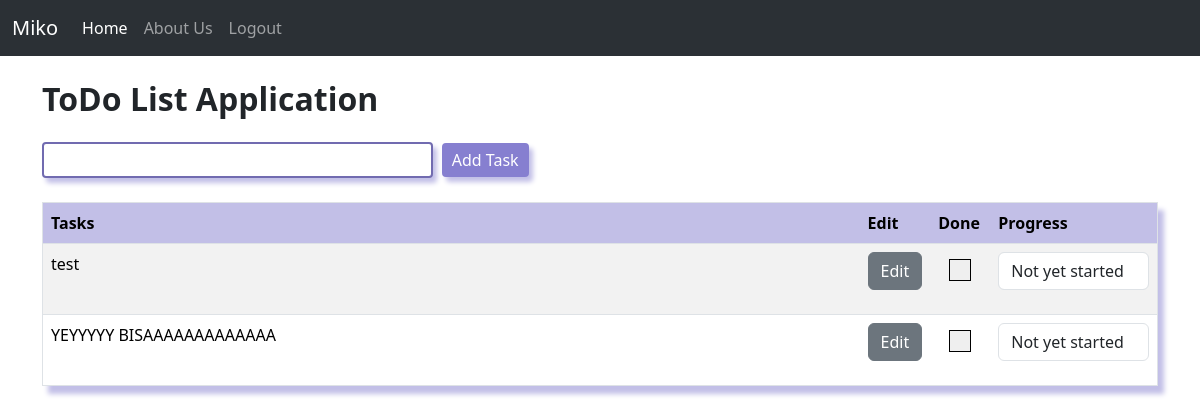
/index.php (signed in), run on the app's committed database.
### tables this page shows
CREATE TABLE `miko` (
  `id_task` int(11) NOT NULL,
  `task` varchar(255) NOT NULL,
  `done` enum('not yet started','in progress','done','') NOT NULL DEFAULT 'not yet started'
);

### index.php (the view, shortened to what this page needs)
<?php
require_once('db.php');
?>
<!DOCTYPE html>
<html lang="en">
<head>
    <link href="https://cdn.jsdelivr.net/npm/bootstrap@5.3.2/dist/css/bootstrap.min.css" rel="stylesheet">
</head>
<body>
    <nav class="navbar bg-dark navbar-expand-lg bg-body-tertiary" data-bs-theme="dark">
        <div class="container-fluid">
            <a class="navbar-brand" href="#">
                <?php echo $_SESSION['username'] ?>
            </a>
            <div class="collapse navbar-collapse" id="navbarNavAltMarkup">
            <div class="navbar-nav">
                <a class="nav-link active" aria-current="page" href="index.php">Home</a>
                <a class="nav-link" href="about.php">About Us</a>
                <a class="nav-link" href="logout.php">Logout</a>
            </div>
            </div>
        </div>
    </nav>
    <div class="container">
      <div class="heading mt-4 mb-4">
          <h2 style="font-style: 'Hervetica';"><b>ToDo List Application</b></h2>
      </div>
      <form method="post" action="index.php" class="input_form">
          <input type="text" name="task" style="border: 2px solid #716bb0; border-radius: 4px; padding: 4px; padding-left: 8px; width: 35%; box-shadow: 4px 5px 5px #c2bfe7;">
          <button type="submit" name="submit" id="add_btn" style="border-radius: 4px; background-color: #867fd0; border: 4px solid #867fd0; color: white; margin-left: 5px; box-shadow: 4px 5px 5px #c2bfe7;">Add Task</button>
      </form>
      <table border="1" class="table table-striped mt-4" style="box-shadow: 6px 8px 5px #c2bfe7;">
          <thead>
              <tr>
                  <th style="background-color: #c2bfe7;">Tasks</th>
                  <th style="width: 70px; background-color: #c2bfe7;">Edit</th>
                  <th style="width: 60px; background-color: #c2bfe7;">Done</th>
                  <th style="width: 15%; background-color: #c2bfe7;">Progress</th>
              </tr>
          </thead>
          <tbody>
              <?php
              $data = mysqli_query($dsn, "SELECT * FROM ". $_SESSION['username']);
              $i = 1; while ($row = mysqli_fetch_array($data)) { ?>
                  <tr>
                      <td class="task"> <?php echo $row['task']; ?> </td>
                      <td class="edit">
                        <a href="edit.php?id_task=<?= $row['id_task'] ?>">
                          <button class="btn btn-secondary mb-3">Edit</button>
                        </a>
                      </td>
                      <td class="delete" style="text-align: center;">
                          <a href="index.php?del_task=<?php echo $row['id_task'] ?>"><button type="button" style="padding: 10px 10px; border-width: 1px; border-style: solid;"></button></a>
                      </td>
                      <td class="progess">
                          <select class="form-control" name="done" require>
                                <?php if($row['done']=="not yet started"){ ?>
                              <option value="not yet started">Not yet started</option>
                                <?php }elseif($row['done']=="in progress"){?>
                              <option value="in progress">In progress</option>
                              <option value="not yet started">Not yet started</option>
                              <option value="done">Done</option>
                                <?php }else{?>
                              <option value="done">Done</option>
                              <option value="not yet started">Not yet started</option>
                              <option value="in progress">In progress</option>
                                <?php }?>
                          </select>
                      </td>
                  </tr>
              <?php $i++; } ?>
          </tbody>
      </table>
    </div>
</body>
</html>

### data on the page
miko: task "test", done "Not yet started"
miko: task "YEYYYYY BISAAAAAAAAAAAAA", done "Not yet started"

### other printed values
$_SESSION['username'] "Miko"
